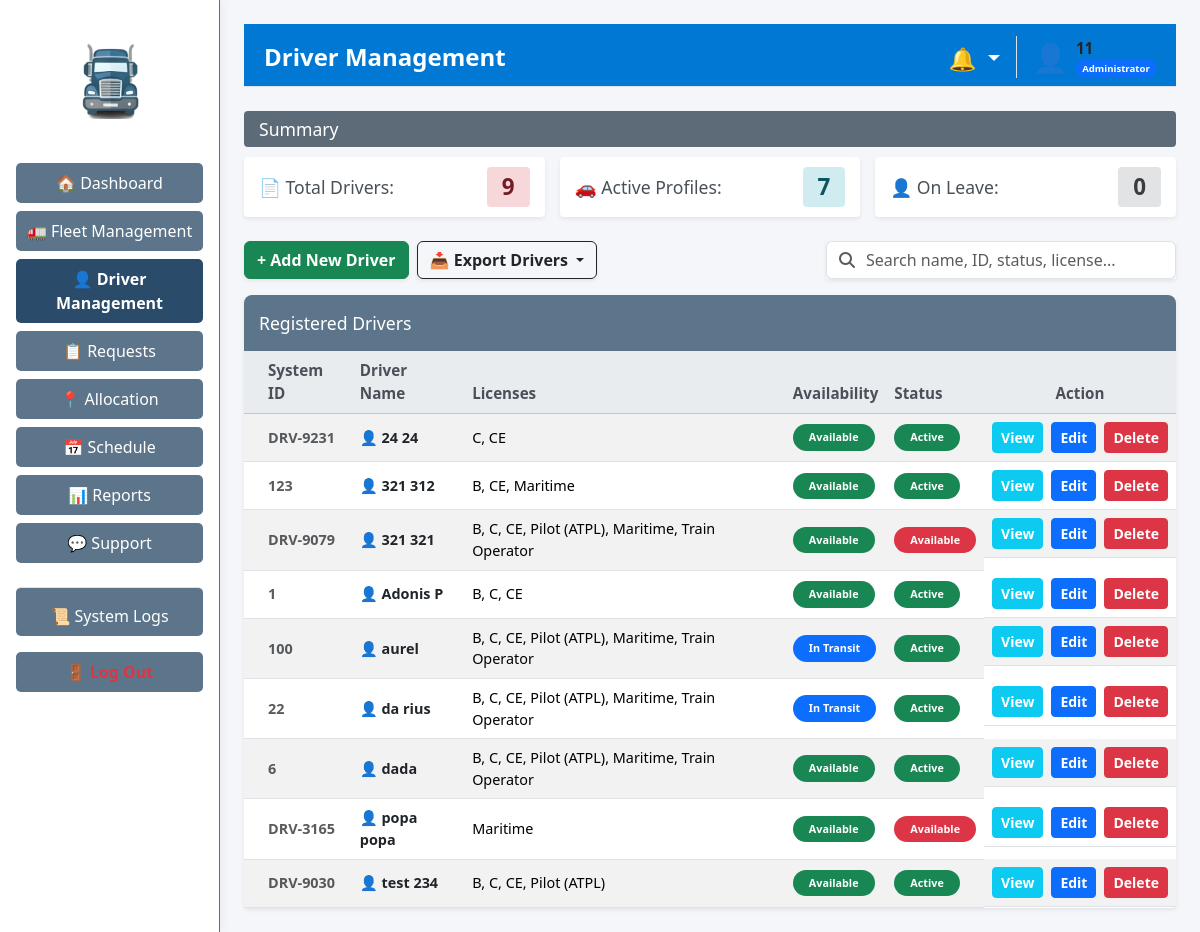
/drivers (signed in), run on an earlier commit of the app's database.
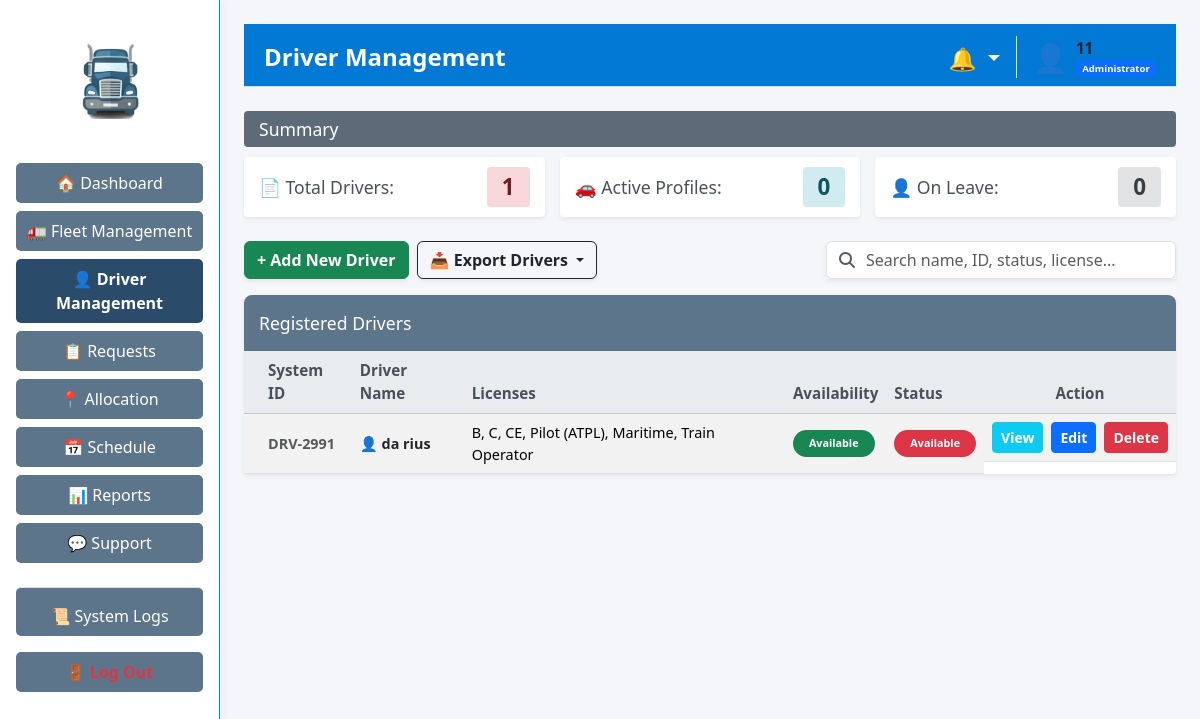
And on a later commit of the database.
### tables this page shows
CREATE TABLE "drivers" (
                    id TEXT PRIMARY KEY,
                    name TEXT NOT NULL,
                    status TEXT NOT NULL,
                    licenses TEXT,
                    experience TEXT,
                    dob TEXT,
                    address TEXT,
                    availability TEXT DEFAULT 'Available',
                    last_modified_by TEXT DEFAULT 'System',
                    last_modified_at DATETIME DEFAULT NULL
                );

### app/routes/driver_routes.py (the view)
@driver_bp.route('/drivers', methods=['GET'])
def driver_management() -> str:
    if 'user_id' not in session: return redirect(url_for('auth.login'))
    view_data = driver_logic.load_driver_data()
    role = session.get('role', 'Staff')
    return render_template('admin/drivers.html', data=view_data, role=role)

### app/controllers/driver_controller.py (called while the page is built)
    def load_driver_data(self) -> Dict[str, Any]:
        driver_data: Dict[str, Any] = {}
        try:
            driver_data["summary"] = self.model.get_driver_summary()
            driver_data["drivers"] = self.model.get_all_drivers()
            return driver_data
        except Exception as logic_error:
            logging.error(f"Error processing driver data: {logic_error}")
            driver_data["summary"] = {"total": 0, "active": 0, "on_leave": 0}
            driver_data["drivers"] = []
            return driver_data

### app/models/driver_model.py (called while the page is built)
    def get_all_drivers(self) -> List[Dict[str, Any]]:
        drivers: List[Dict[str, Any]] = []
        try:
            with sqlite3.connect(DB_PATH) as connection:
                connection.row_factory = sqlite3.Row
                db_cursor = connection.cursor()
                db_cursor.execute("SELECT * FROM drivers ORDER BY name")
                rows = db_cursor.fetchall()
                for row in rows:
                    drivers.append(dict(row))
                return drivers
        except sqlite3.Error as db_error:
            logging.error(f"Error retrieving driver list: {db_error}")
            return drivers

### app/templates/admin/drivers.html (shortened to what the changed rows need)
{% extends "layouts/admin_layout.html" if session.get('role') == 'Administrator' else "layouts/staff_layout.html" %}
{% block page_header %}{{ 'Active Drivers' if role == 'Staff' else 'Driver Management' }}{% endblock %}
{% block content %}
<div class="card-row mb-4">
    <div class="summary-card shadow-sm border-0" style="border-left: 4px solid #f66d9b;">
        <span>📄 Total Drivers:</span>
        <span class="badge-count bg-pink">{{ data.summary.total }}</span>
    </div>
    <div class="summary-card shadow-sm border-0" style="border-left: 4px solid #17a2b8;">
        <span>🚗 Active Profiles:</span>
        <span class="badge-count bg-teal">{{ data.summary.active }}</span>
    </div>
</div>
<div class="table-container shadow-sm border-0">
    <table class="table table-striped table-hover custom-table mb-0 align-middle">
        <thead class="table-light">
            <tr>
                <th class="ps-4">System ID</th>
                <th>Driver Name</th>
                <th>Licenses</th>
                <th>Availability</th>
                <th>Status</th>
                <th class="text-center">Action</th>
            </tr>
        </thead>
        <tbody>
            {% if data.drivers|length == 0 %}
            <tr><td colspan="6" class="text-center py-5 text-muted">No drivers found.</td></tr>
            {% else %}
                {% for driver in data.drivers %}
                <tr class="searchable-row">
                    <td class="ps-4 fw-bold text-muted">{{ driver.id }}</td>
                    <td class="fw-bold text-dark">👤 {{ driver.name }}</td>
                    <td>{{ driver.licenses }}</td>
                    <td><span class="badge bg-{{ 'secondary' if driver.availability == 'On Leave' else ('primary' if driver.availability == 'In Transit' else 'success') }} px-3 py-2 rounded-pill">{{ driver.availability }}</span></td>
                    <td><span class="badge bg-{{ 'success' if driver.status == 'Active' else 'danger' }} px-3 py-2 rounded-pill">{{ driver.status }}</span></td>
                    <td class="d-flex justify-content-center gap-2">
                        <button type="button" class="btn btn-info btn-sm text-white fw-bold custom-rounded" data-bs-toggle="modal" data-bs-target="#viewModal{{ driver.id }}">View</button>
                        <button type="button" class="btn btn-primary btn-sm fw-bold custom-rounded" data-bs-toggle="modal" data-bs-target="#editModal{{ driver.id }}">Edit</button>
                        {% if role != 'Staff' %}
                        <form method="POST" action="{{ url_for('driver.delete_driver', driver_id=driver.id) }}" style="display:inline; margin:0;">
                            <button type="submit" class="btn btn-danger btn-sm fw-bold custom-rounded" onclick="return confirm('Delete this driver?');">Delete</button>
                        </form>
                        {% endif %}
                    </td>
                </tr>
                {% endfor %}
            {% endif %}
        </tbody>
    </table>
</div>
{% endblock %}

What changed in the data, as far as the page shows it:
removed drivers: id "DRV-9231", name "24 24", licenses "C, CE", availability "Available", status "Active"
removed drivers: id "123", name "321 312", licenses "B, CE, Maritime", availability "Available", status "Active"
removed drivers: id "DRV-9079", name "321 321", licenses "B, C, CE, Pilot (ATPL), Maritime, Train Operator", availability "Available", status "Available"
removed drivers: id "1", name "Adonis P", licenses "B, C, CE", availability "Available", status "Active"
removed drivers: id "100", name "aurel", licenses "B, C, CE, Pilot (ATPL), Maritime, Train Operator", availability "In Transit", status "Active"
removed drivers: id "22", name "da rius", licenses "B, C, CE, Pilot (ATPL), Maritime, Train Operator", availability "In Transit", status "Active"
removed drivers: id "6", name "dada", licenses "B, C, CE, Pilot (ATPL), Maritime, Train Operator", availability "Available", status "Active"
removed drivers: id "DRV-3165", name "popa popa", licenses "Maritime", availability "Available", status "Available"
removed drivers: id "DRV-9030", name "test 234", licenses "B, C, CE, Pilot (ATPL)", availability "Available", status "Active"
added drivers: id "DRV-2991", name "da rius", licenses "B, C, CE, Pilot (ATPL), Maritime, Train Operator", availability "Available", status "Available"
Also different on the page:
{{ data.summary.total }}: "9" → "1"
{{ data.summary.active }}: "7" → "0"
